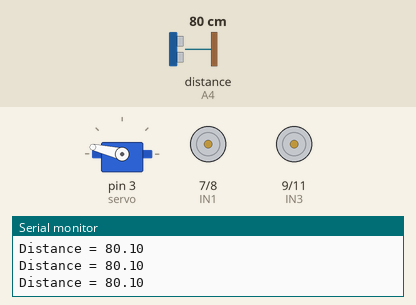
Bench run of a sketch on a simulated Arduino Uno, built with avr-gcc and run on an emulated ATmega328P. Parts: servo, motor-driver pin pairs drawn as motors (green arrow = first pin HIGH = forward, orange = second pin HIGH = backward, longer = more drive, scaled by the enable pin), the last lines printed to the serial monitor. Wiring (inferred from the names in the program): ultrasonic range finder: trigger A5; echo A4. The test bench sets the inputs (shaded band); at power-on: distance to the obstacle (sensor on A4) 80 cm. The echo pulse lasts 58.3 µs per cm.

Above: at 1.2 s.
1.3 s: distance to the obstacle (sensor on A4) set to 2 cm
At 1.9 s:
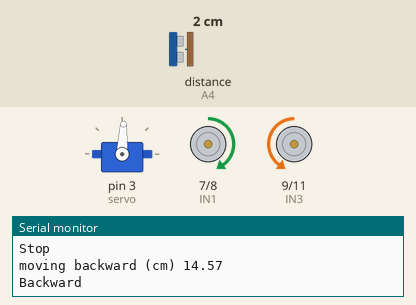
At 2.7 s:
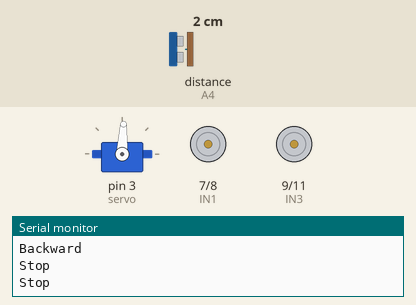
Timing chart, 0 to 4.3 s (numbered marks = the images above; inputs shaded):
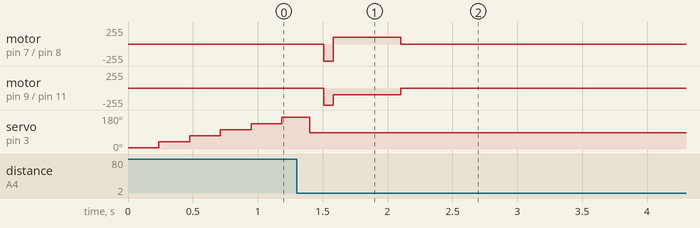

The sketch:

Robot_car_main.ino
```cpp
#include "functions.h"

extern Servo servo;
extern float dist_l, dist_c, dist_r, dist;
extern unsigned int deg;

extern const unsigned int
	Servo_center_pos = 87,
	max_rotation = 80,
  max_move = 30,
	dist_min = 24,
	dist_max = 25,
	nb_mesure = 5,
  nb_ecart = 6;


/* -----------------------
	servo left = 172 deg
	servo middle = 87 deg
	servo right = 0 deg
	 ----------------------- */

void setup() {
	// put your setup code here, to run once:
	Serial.begin(9600);
	servo.attach(3);
	pinMode(Echo, INPUT);
	pinMode(Trig, OUTPUT);
	pinMode(IN1, OUTPUT);
	pinMode(IN2, OUTPUT);
	pinMode(IN3, OUTPUT);
	pinMode(IN4, OUTPUT);
	pinMode(ENA, OUTPUT);
	pinMode(ENB, OUTPUT);
	servo_center();
}

void loop() {
	// put your main code here, to run repeatedly:
  debug();
  turn_to_face_object();
  delay(100000);
}
```

functions.cpp
```cpp
#include "Arduino.h"
#include <Servo.h>
#include <math.h>
#include "functions.h"

using namespace std;

/* -----------------------
	servo left = 170 deg
	servo middle = 85 deg
	servo right = 0 deg
   ----------------------- */

Servo servo;
float dist_l, dist_c, dist_r, dist;
unsigned int deg;

extern const unsigned int Servo_center_pos, max_rotation, max_move, dist_min, dist_max, nb_mesure, nb_ecart;


void stop() { // Stop car from moving
	digitalWrite(ENA,LOW); //enable L298n A channel
	digitalWrite(ENB,LOW); //enable L298n B channel
	digitalWrite(IN1,LOW); //set IN1 low level
	digitalWrite(IN2,LOW); //set IN2 low level
	digitalWrite(IN3,LOW); //set IN3 low level
	digitalWrite(IN4,LOW); //set IN4 low level
	Serial.println("Stop"); //send message to serial monitor
}

void backward (float cm, int speed) { // move car backward of X cm at speed between 1 & 255
	analogWrite(ENB,speed);
	analogWrite(ENA,speed);
	digitalWrite(IN1,HIGH);
	digitalWrite(IN2,LOW);
	digitalWrite(IN3,LOW);
	digitalWrite(IN4,HIGH);
	Serial.println("Backward");
	delay(cm*14*255/speed);
	stop();
}

void forward (float cm, int speed) { // move car forward of X cm at speed between 1 & 255
	analogWrite(ENB,speed);
	analogWrite(ENA,speed);
	digitalWrite(IN1,LOW);
	digitalWrite(IN2,HIGH);
	digitalWrite(IN3,HIGH);
	digitalWrite(IN4,LOW);
	Serial.println("Forward");
	unsigned long t = millis();
	while (t + cm*14*255/speed > millis()) {
		if (LT_M || LT_L || LT_L) {
			stop();
			backward(8,150);
			right(180);
			break;
		}
	}
	stop();
}

void left (float deg) { // turn car left of X deg
	digitalWrite(ENA,HIGH);
	digitalWrite(ENB,HIGH);
	digitalWrite(IN1,LOW);
	digitalWrite(IN2,HIGH);
	digitalWrite(IN3,LOW);
	digitalWrite(IN4,HIGH);
	Serial.print("turn Left for ");
	Serial.print(deg);
	Serial.println(" degres");
	delay(deg*43/9);
}

void right (float deg) { // turn car right of X deg
	digitalWrite(ENA,HIGH);
	digitalWrite(ENB,HIGH);
	digitalWrite(IN1,HIGH);
	digitalWrite(IN2,LOW);
	digitalWrite(IN3,HIGH);
	digitalWrite(IN4,LOW);
	Serial.print("turn Right for ");
	Serial.print(deg);
	Serial.println(" degres");
	delay(deg*43/9);
}

void servo_left() { // move servo to left position using d milliseconds
	servo.write(Servo_center_pos + max_rotation);
	Serial.println("Servo Left");
}

void servo_center() { // move servo to center position using d milliseconds
	servo.write(Servo_center_pos);
	Serial.println("Servo Center");
}

void servo_right() { // move servo to right position using d milliseconds
	servo.write(Servo_center_pos - max_rotation);
	Serial.println("Servo Right");
}

void servo_at (unsigned int deg) { // move servo to X deg using d milliseconds
	servo.write(deg);
	Serial.print("Servo @ ");
	Serial.print(deg);
	Serial.println(" degres");
}

float mesure_distance() { // mesure distance to nearest object straight ahead
	digitalWrite(Trig, LOW);
	delayMicroseconds(2);
	digitalWrite(Trig, HIGH);
	delayMicroseconds(20);
	digitalWrite(Trig, LOW);
	float Fdistance = pulseIn(Echo, HIGH);
	Fdistance = Fdistance / 58;
	Serial.print("Distance = ");
	Serial.println(Fdistance);
	return Fdistance;
}

void swap (float tab[], int a, int b) {
	float tmp = tab[a];
	tab[a] = tab[b];
	tab[b] = tmp;
}

void sort_tab (float tab[]) { // appli inserting sort
	for (int i = 0; i < nb_mesure; ++i){
		int p = i;
		for (int j = i; j < nb_mesure; ++j)
			if (tab[j] < tab[p])
				p = j;
		swap(tab,i,p);
	}
}

float get_median (float tab[]) { // get median of an array
	sort_tab(tab);
	return (float) tab[(int) nb_mesure/2];
}

int get_max (float ** tab) { // get the index of the max value of an array
	float tmp_d = 0;
	int tmp_i;
	for (int i = 0; i < nb_ecart; ++i) {
		if (tmp_d < tab[0][i] && tab[0][i] < 1000 && tab[1][i] < 1000) {
			tmp_d = tab[0][i];
			tmp_i = i;
		}
	}
	return tmp_i;
}


void test_set_distances() { // set left,center,right distances to object
	int t = 15*max_rotation;
	float tab[nb_mesure];
	servo_left();
	delay(t);
	for (int i = 0; i < nb_mesure; i++){
		tab[i] = mesure_distance();
		delay(5);
	}
	dist_l = get_median(tab);
	servo_center();
	delay(t);
	for (int i = 0; i < nb_mesure; i++){
		tab[i] = mesure_distance();
		delay(5);
	}
	dist_c = get_median(tab);
	servo_right();
	delay(t);
	for (int i = 0; i < nb_mesure; i++){
		tab[i] = mesure_distance();
		delay(5);
	}
	dist_r = get_median(tab);
	Serial.print("Distance left = ");
	Serial.print(dist_l);
	Serial.print(", center = ");
	Serial.print(dist_c);
	Serial.print(", right = ");
	Serial.println(dist_r);
}

void set_distances2() { // set the direction & distance to nearest object (according to the servo position)
	int dt = 10*max_rotation/nb_ecart;;
	float tab[nb_mesure];
	dist = 3000.0;
	for (int i = 0; i < nb_ecart; ++i){
		servo_at((int) Servo_center_pos - max_rotation + (float) 2*i*max_rotation/(nb_ecart - 1));
		delay(dt);

		for (int j = 0; j < nb_mesure; j++){
			delay(15);
			tab[j] = mesure_distance();
		}

		if (dist >= get_median(tab)){
			dist = get_median(tab);
			deg = (int) Servo_center_pos - max_rotation + (float) 2*i*max_rotation/(nb_ecart - 1);
		}
	}

	Serial.print("Objet @ ");
	Serial.print(dist);
	Serial.print(" cm & @ ");
	Serial.print(deg);
	Serial.println(" degres");
}

void set_distances3() { // set the direction & distance to the angle who's distance changed the most (try to follow moving object)
	int dt = 10*max_rotation/nb_ecart;
	float ** mesures = new float*[2];
	for (int i = 0; i < 2; ++i)
		mesures[i] = new float[nb_ecart];

	for (int j = 0; j < 2; ++j) {
		for (int i = 0; i < nb_ecart; ++i){
			servo_at((int) Servo_center_pos - max_rotation + (float) 2*i*max_rotation/(nb_ecart - 1));
			float tab[nb_mesure];
			delay(dt);

			for (int k = 0; k < nb_mesure; k++){
				delay(15);
				tab[k] = mesure_distance();
			}

			mesures[j][i] = get_median(tab);
		}
		servo_at((int) Servo_center_pos - max_rotation);
		delay(dt);
	}

	Serial.println();
	for (int i = 0; i < nb_ecart; ++i) {
		Serial.print(mesures[0][i]);
		Serial.print(" - ");
		Serial.print(mesures[1][i]);
		Serial.print(" - ");
		mesures[0][i] = fabs(mesures[0][i] - mesures[1][i]);
		Serial.println(mesures[0][i]);
	}
	Serial.println();

	int index = get_max(mesures);
	dist = (float) mesures[1][index];
	deg = (int) Servo_center_pos - max_rotation + (float) 2*index*max_rotation/(nb_ecart - 1);

	for (int i = 0; i < 2; ++i)
		delete[] mesures[i];
	delete[] mesures;

	Serial.print("Objet @ ");
	Serial.print(dist);
	Serial.print(" cm & @ ");
	Serial.print(deg);
	Serial.println(" degres");
}


float rad_to_deg (float x) {
	return x * 180 / M_PI;
}

float deg_to_rad (float x) {
	return x * M_PI / 180;
}

float get_car_distance (float dist, float angle) { // return the distance between the object & the center of the car
	int distance_servo_center = 10; // distance in cm between detector and robot's center
	angle = deg_to_rad(angle);
	Serial.print("car @ cm = ");
	Serial.println(sqrt(dist * (dist - 2*distance_servo_center * cos(angle)) + distance_servo_center*distance_servo_center));
	return sqrt(dist * (dist - 2*distance_servo_center * cos(angle)) + distance_servo_center*distance_servo_center);
}

float get_car_angle (float dist, float angle) { // return the angle between the object and the center of the car (relative to side)(deg in [0,180])
	float n_angle = rad_to_deg(asin(dist * sin(deg_to_rad(angle)) / get_car_distance(dist,angle)));
	Serial.print("car angle deg = ");
	Serial.println(n_angle);
	return n_angle;
}


void test_turn_servo_to_face_object() { // move servo to face nearest object
	set_distances2();

	servo_at(deg);

	if (deg - Servo_center_pos >= 0){
		Serial.print(deg - Servo_center_pos);
		Serial.println(" degres left ------------------------");
	} else {
		Serial.print(Servo_center_pos - deg);
		Serial.println(" degres right -----------------------");
	}

	if (dist > dist_max) {
		Serial.print("moving forward (cm) ");
		Serial.println(dist-dist_max);
	} else if (dist < dist_min) {
		Serial.print("moving backward (cm) ");
		Serial.println(dist-dist_min);
	}
}

void turn_to_face_object() { // move car to face nearest object
	stop();
	set_distances2();
	// set_distances3();

	servo_center();
	// servo_at(deg);

	if ((int) deg - (int) Servo_center_pos >= 0){
		float angle = get_car_angle(dist,(float) 180 - deg + Servo_center_pos);
		dist = get_car_distance(dist,(float) 180 - deg + Servo_center_pos);
		Serial.print(angle);
		Serial.println(" degres left ------------------------");
		left(angle);
	} else {
		float angle = get_car_angle(dist,(float) 180 + deg - Servo_center_pos);
		dist = get_car_distance(dist,(float) 180 + deg - Servo_center_pos);
		Serial.print(angle);
		Serial.println(" degres right -----------------------");
		right(angle);
	}
	stop();

	if (dist > dist_max) {
		float d = dist - dist_max < max_move ? dist - dist_max : max_move;
		Serial.print("moving forward (cm) ");
		Serial.println(d);
		forward(d, 100);
	} else if (dist < dist_min) {
		float d = dist_max - dist < max_move ? dist_max - dist : max_move;
		Serial.print("moving backward (cm) ");
		Serial.println(d);
		backward(d, 100);
	}
	stop();
}


void debug() {
	// Serial.print("90 deg to rad = ");
	// Serial.println(deg_to_rad(90));
	// Serial.print("1.57 rad to deg = ");
	// Serial.println(rad_to_deg(1.57));

	// Serial.println("car distance to object @ 10cm of detector and @ 180deg : ");
	// Serial.println(get_car_distance(10,180));

	// for (int i = 0; i < 18; ++i) {
	// 	Serial.print("car angle to object @ 10cm of detector and @ deg ");
	// 	Serial.println(i*10);
	// 	get_car_angle(10,i*10);
	// }

	// set_distances3();

	// delay(10000);
}
```

functions.h
```cpp
#ifndef FUNCTIONS_H
#define FUNCTIONS_H

#ifdef __cplusplus
extern "C" {
#endif

#include <Servo.h>

using namespace std;

#define ENA 5
#define ENB 6
#define IN1 7
#define IN2 8
#define IN3 9
#define IN4 11
#define Echo A4
#define Trig A5
#define LT_R !digitalRead(10)
#define LT_M !digitalRead(4)
#define LT_L !digitalRead(2)


void stop();
void forward (float cm, unsigned int speed);
void backward (float cm, unsigned int speed);
void left (float deg);
void right (float deg);
void servo_left ();
void servo_center ();
void servo_right ();
void servo_at (unsigned int deg);
float mesure_distance();
void swap (float tab[], unsigned int a, unsigned int b);
void sort_tab (float tab[]);
float get_median (float tab[]);
int get_max(float ** tab);
void set_distances();
void set_distances2();
void set_distances3();
float rad_to_deg (float x);
float deg_to_rad (float x);
float get_car_distance (float dist, float angle);
float get_car_angle (float dist, float angle);
void turn_servo_to_face_object();
void turn_to_face_object();
void debug();

#ifdef __cplusplus
} // extern "C"
#endif

#endif
```
